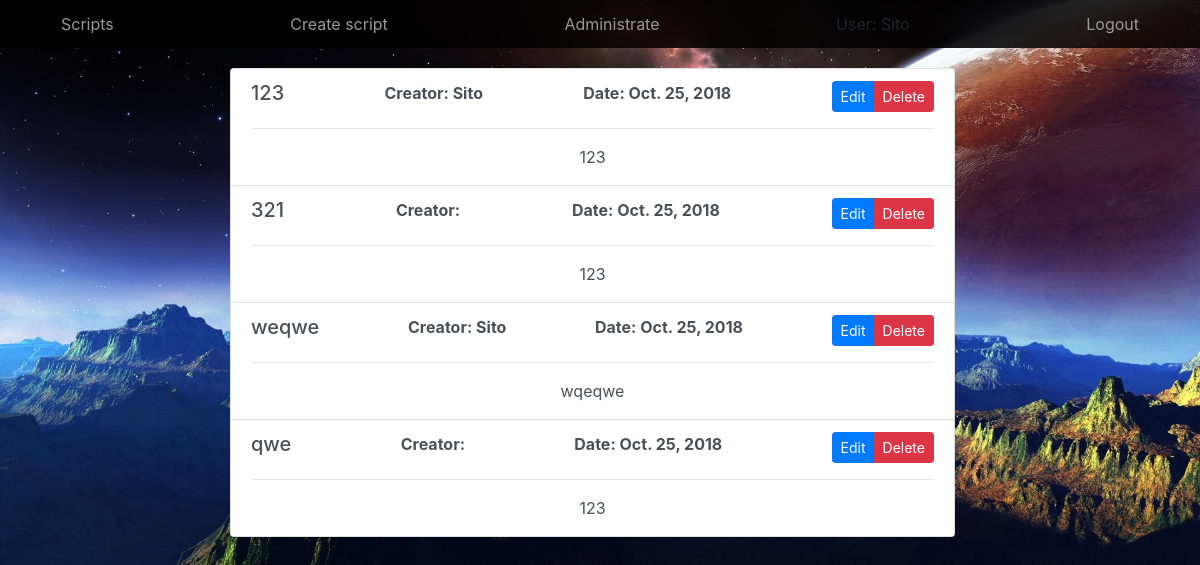
Page /scripts/ (signed in) on the earlier database version.
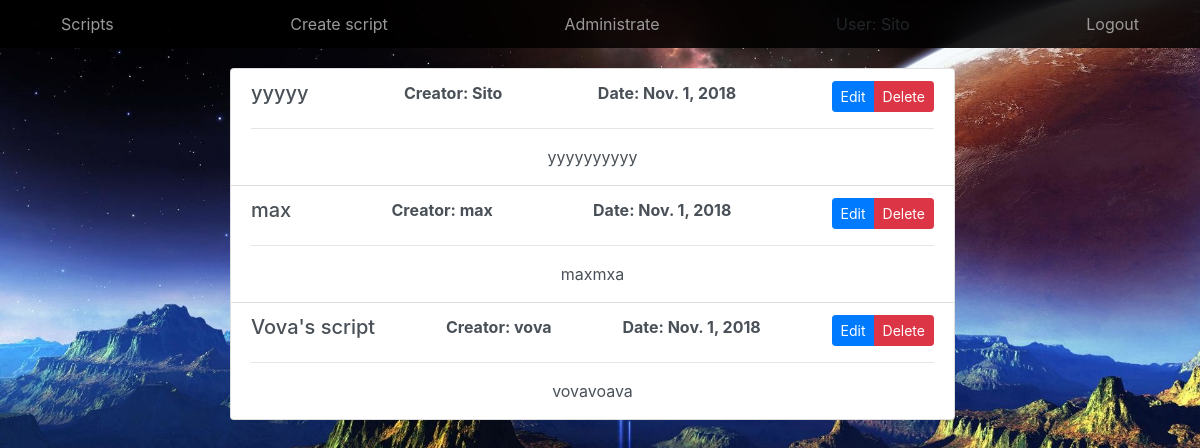
Same page on the later database version.
### Script/models.py (models this page shows)
class script(models.Model):
    creator = models.ForeignKey(User, on_delete=models.CASCADE, default=None)
    script_name = models.CharField(max_length=40, unique=True, db_index=True, primary_key=True)
    script = models.TextField()
    create_date = models.DateField(default=str(datetime.datetime.now())[:10])
    def __str__(self):
        return self.script_name

### Script/views.py (the view)
# urls.py: path('scripts/', Scripts, name='Scripts'),
@login_required
def Scripts(request):
    elements = script.objects.all()
    context = {
        'Scripts': elements
    }
    return render(request, 'Scripts.html', context)

### Script/templates/Scripts.html (shortened to what this page needs)
{% extends 'home.html' %}
{% block content %}
<div class="container text-center" style="margin-top: 20px;">
     <div class="list-group col-lg-8 list_line">
            {% for script in Scripts %}
          <li  class="list-group-item list-group-item-action  align-items-start">
            <div class="d-flex w-100 justify-content-between">
                    <h5 class="mb-1">{{ script.script_name }}</h5>
                    <b>Creator: {{ script.creator }}</b>
                    <b>Date: {{ script.create_date }}</b>
                  <div class="btn-group btn-group-sm" role="group">
                      <a href="edit/{{ script.script_name }}" type='' class="btn btn-primary" >Edit</a>
                      <button type="submit" id="script" class="btn btn-danger open-modal" name="remove"  value="{{ script }}" onclick="ViewModal(this)">Delete</button>
                    </div>
            </div>
              <hr>
              <p class="mb-1">{{ script.script }}</p>
          </li>
        {% endfor %}
     </div>
</div>
{% endblock %}

### Script/templates/home.html (shortened to what this page needs)
{% load static %}
<!doctype html>
<html lang="en">
  <head>
     <link href="{% static 'bootstrap.min.css' %}" rel="stylesheet">
      <link rel="stylesheet" href={% static "style.css" %}>
  </head>
  <body class="back">
    {% include 'nav.html' %}
    {% block content %}
    {% endblock %}
  </body>
</html>

### Script/templates/nav.html (shortened to what this page needs)
<nav class="site-header sticky-top py-1">
      <div class="container d-flex flex-column flex-md-row justify-content-between">
            <a class="nav-link" href='/scripts'>Scripts<span class="sr-only">(current)</span></a>
            <a class="nav-link" href="/script">Create script</a>
            <a class="nav-link " href="/admin">Administrate</a>
           {% if user.is_authenticated %}
              <a class="nav-link">User: {{ user.get_username }}</a>
            <a class="nav-link"  href="{% url 'logout'%}?next={{request.path}}">Logout</a>
           {% else %}
               <a class="nav-link" href="/registration">Registration</a>
                <a class="nav-link" href="{% url 'login'%}?next={{request.path}}">Login</a>
          {% endif %}
      </div>
    </nav>

### Script/static/style.css (style rules this page uses)
.site-header { background-color: rgba(0, 0, 0, .85); -webkit-backdrop-filter: saturate(180%) blur(20px); backdrop-filter: saturate(180%) blur(20px); }
.site-header a { color: #999; transition: ease-in-out color .15s; }
.back { height: 100%; width: 100%; background: url('back.jpg') no-repeat;;; background-size: cover; }
.list_line { display: inline-flex; }

Differences in the rows shown:
removed script: script_name "123", creator "Sito", create_date "Oct. 25, 2018", script "123"
removed script: script_name "321", create_date "Oct. 25, 2018", script "123"
removed script: script_name "weqwe", creator "Sito", create_date "Oct. 25, 2018", script "wqeqwe"
removed script: script_name "qwe", create_date "Oct. 25, 2018", script "123"
added script: script_name "yyyyy", creator "Sito", create_date "Nov. 1, 2018", script "yyyyyyyyyy"
added script: script_name "max", creator "max", create_date "Nov. 1, 2018", script "maxmxa"
added script: script_name "Vova's script", creator "vova", create_date "Nov. 1, 2018", script "vovavoava"
